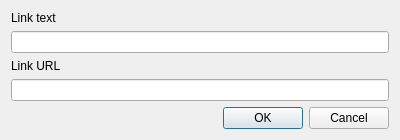
<?xml version="1.0" encoding="UTF-8"?>
<ui version="4.0">
 <class>LinkEditDialog</class>
 <widget class="QDialog" name="LinkEditDialog">
  <property name="geometry">
   <rect>
    <x>0</x>
    <y>0</y>
    <width>400</width>
    <height>131</height>
   </rect>
  </property>
  <property name="windowTitle">
   <string>Dialog</string>
  </property>
  <layout class="QVBoxLayout" name="verticalLayout">
   <item>
    <widget class="QLabel" name="label">
     <property name="text">
      <string>Link text</string>
     </property>
    </widget>
   </item>
   <item>
    <widget class="QLineEdit" name="labelEdit"/>
   </item>
   <item>
    <widget class="QLabel" name="label_2">
     <property name="text">
      <string>Link URL</string>
     </property>
    </widget>
   </item>
   <item>
    <widget class="QLineEdit" name="urlEdit"/>
   </item>
   <item>
    <widget class="QDialogButtonBox" name="buttonBox">
     <property name="orientation">
      <enum>Qt::Horizontal</enum>
     </property>
     <property name="standardButtons">
      <set>QDialogButtonBox::Cancel|QDialogButtonBox::Ok</set>
     </property>
    </widget>
   </item>
  </layout>
 </widget>
 <resources/>
 <connections>
  <connection>
   <sender>buttonBox</sender>
   <signal>accepted()</signal>
   <receiver>LinkEditDialog</receiver>
   <slot>accept()</slot>
   <hints>
    <hint type="sourcelabel">
     <x>248</x>
     <y>254</y>
    </hint>
    <hint type="destinationlabel">
     <x>157</x>
     <y>274</y>
    </hint>
   </hints>
  </connection>
  <connection>
   <sender>buttonBox</sender>
   <signal>rejected()</signal>
   <receiver>LinkEditDialog</receiver>
   <slot>reject()</slot>
   <hints>
    <hint type="sourcelabel">
     <x>316</x>
     <y>260</y>
    </hint>
    <hint type="destinationlabel">
     <x>286</x>
     <y>274</y>
    </hint>
   </hints>
  </connection>
 </connections>
</ui>
